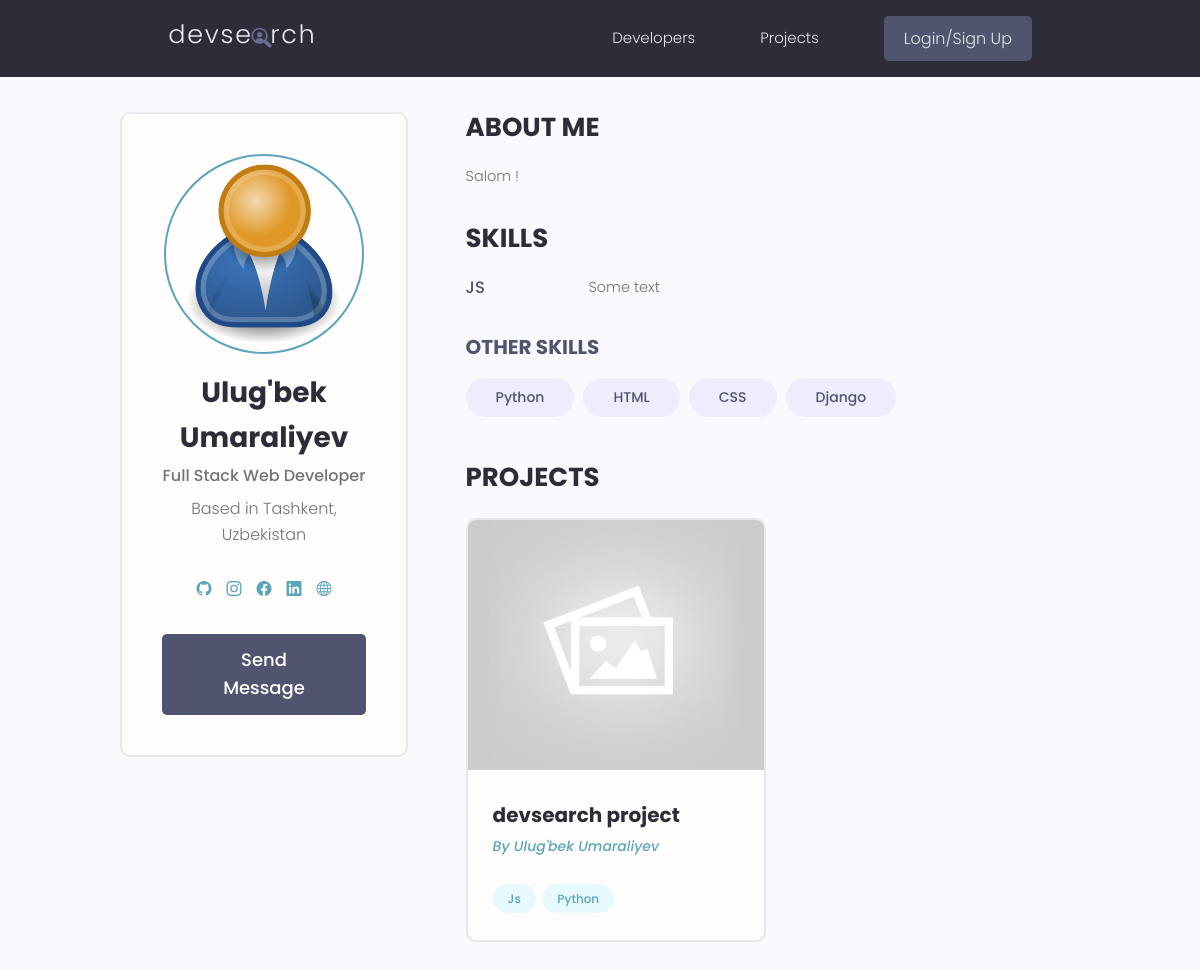
Screenshot of /profiles/account/90a0d471-3ffe-48af-98d5-42cd81593e7b/ with the database file from the repository.
### users/models.py (models this page shows, shortened)
class Profile(AbstractBaseUser, PermissionsMixin):
    email = models.EmailField(max_length=255, unique=True)
    first_name = models.CharField(max_length=255)
    last_name = models.CharField(max_length=255)
    is_staff = models.BooleanField(default=False)
    photo = models.ImageField(upload_to='profile-avatars/', default='devsearch-test/profile-avatars/user-default.png',
                              null=True,
                              blank=True)
    short_intro = models.CharField(max_length=255, null=True, blank=True)
    location = models.CharField(max_length=255, null=True, blank=True)
    description = models.TextField(null=True, blank=True)
    social_instagram = models.URLField(null=True, blank=True)
    social_facebook = models.URLField(null=True, blank=True)
    social_website = models.URLField(null=True, blank=True)
    social_github = models.URLField(null=True, blank=True)
    social_linkedin = models.URLField(null=True, blank=True)
    id = models.UUIDField(default=uuid.uuid4, unique=True, primary_key=True, editable=False)
    created = models.DateTimeField(auto_now_add=True)
    updated = models.DateTimeField(auto_now=True)
    objects = ProfileManager()
    USERNAME_FIELD = 'email'
    REQUIRED_FIELDS = ['first_name', 'last_name']
    @property
    def get_full_name(self):
        return f'{self.first_name} {self.last_name}'

class Skill(models.Model):
    profile = models.ForeignKey(to=Profile, on_delete=models.CASCADE)
    name = models.CharField(max_length=255)
    description = models.TextField(null=True, blank=True)
    id = models.UUIDField(default=uuid.uuid4, unique=True, primary_key=True, editable=False)
    created = models.DateTimeField(auto_now_add=True)
    updated = models.DateTimeField(auto_now=True)

### main/models.py (models this page shows, shortened)
class Project(models.Model):
    owner = models.ForeignKey(to=Profile, on_delete=models.CASCADE)
    title = models.CharField(max_length=255, unique=True)  # unique=True
    description = models.TextField(null=True, blank=True)
    photo = models.ImageField(upload_to='project-photos/',
                              default='devsearch-test/project-photos/project-default.jpg', null=True,
                              blank=True)
    source_code = models.URLField(null=True, blank=True)
    live_demo = models.URLField(null=True, blank=True)
    tags = models.ManyToManyField(to='Tag')
    id = models.UUIDField(default=uuid.uuid4, editable=False, primary_key=True, unique=True)
    created = models.DateTimeField(auto_now_add=True)
    updated = models.DateTimeField(auto_now=True)

class Tag(models.Model):
    name = models.CharField(max_length=255)
    id = models.UUIDField(default=uuid.uuid4, editable=False, primary_key=True, unique=True)
    created = models.DateTimeField(auto_now_add=True)
    updated = models.DateTimeField(auto_now=True)

### users/views.py (the view)
# urls.py: path('account/<str:pk>/', views.account_detail, name='account_detail'),
def account_detail(request, pk):
    profile = models.Profile.objects.get(id=pk)
    dev_skills = profile.skill_set.exclude(description="")
    other_skills = profile.skill_set.filter(description="")
    context = {
        'profile': profile,
        'dev_skills': dev_skills,
        'other_skills': other_skills,
    }
    return render(request, 'users/profile_detail.html', context)

### users/templates/users/profile_detail.html
{% extends 'base.html' %}
{% block content %}
<main class="profile my-md">
    <div class="container">
        <div class="layout">
            <div class="column column--1of3">
                <div class="card text-center">
                    <div class="card__body dev">
                        <img class="avatar avatar--xl" src="{{ profile.photo.url }}"/>
                        <h2 class="dev__name">{{ profile.get_full_name }}</h2>
                        <p class="dev__title">
                            {% if profile.short_intro %}
                            {{ profile.short_intro }}
                            {% endif %}
                        </p>
                        <p class="dev__location">
                            {% if profile.location %}
                            Based in {{ profile.location }}
                            {% endif %}
                        </p>
                        <ul class="dev__social">
                            {% if profile.social_github %}
                            <li>
                                <a title="Github" href="{{ profile.social_github }}" target="_blank">
                                    <i class="bi bi-github"></i>
                                </a>
                            </li>
                            {% endif %}
                            {% if profile.social_instagram %}
                            <li>
                                <a title="Instagram" href="{{ profile.social_instagram }}" target="_blank">
                                    <i class="bi bi-instagram"></i>
                                </a>
                            </li>
                            {% endif %}
                            {% if profile.social_facebook %}
                            <li>
                                <a title="Facebook" href="{{ profile.social_facebook }}" target="_blank">
                                    <i class="bi bi-facebook"></i>
                                </a>
                            </li>
                            {% endif %}
                            {% if profile.social_linkedin %}
                            <li>
                                <a title="LinkedIn" href="{{ profile.social_linkedin }}" target="_blank">
                                    <i class="bi bi-linkedin"></i>
                                </a>
                            </li>
                            {% endif %}
                            {% if profile.social_website %}
                            <li>
                                <a title="Personal Website" href="{{ profile.social_website }}" target="_blank">
                                    <i class="bi bi-globe"></i>
                                </a>
                            </li>
                            {% endif %}
                        </ul>
                        {% if request.user != profile %}
                        <a href="{% url 'users:send_message' pk=profile.id %}" class="btn btn--sub btn--lg">Send Message </a>
                        {% endif %}
                    </div>
                </div>
            </div>
            <div class="column column--2of3">
                <div class="devInfo">
                    <h3 class="devInfo__title">About Me</h3>
                    <p class="devInfo__about">
                        {% if profile.description %}
                        {{ profile.description }}
                        {% else %}
                        No Bio
                        {% endif %}
                    </p>
                </div>
                <div class="devInfo">
                    <h3 class="devInfo__title">Skills</h3>
                    <div class="devInfo__skills">
                        {% for skill in dev_skills %}
                        <div class="devSkill">
                            <h4 class="devSkill__title">{{ skill.name }}</h4>
                            <p class="devSkill__info">
                                {{ skill.description }}
                            </p>
                        </div>
                        {% empty %}
                        No skills
                        {% endfor %}
                        <h3 class="devInfo__subtitle">Other Skills</h3>
                        <div class="devInfo__otherSkills">
                            {% for skill in other_skills %}
                            <span class="tag tag--pill tag--sub tag--lg">
                                <small>{{ skill.name }}</small>
                            </span>
                            {% empty %}
                            No Skills
                            {% endfor %}
                        </div>
                    </div>
                </div>
                <div class="devInfo">
                    <h3 class="devInfo__title">Projects</h3>
                    <div class="grid grid--two">
                        {% for project in profile.project_set.all %}
                        <div class="column">
                            <div class="card project">
                                <a href="{% url 'main:project_detail' pk=project.id %}" class="project">
                                    <img class="project__thumbnail" src="{{ project.photo.url }}" alt="{{ project.title }}"/>
                                    <div class="card__body">
                                        <h3 class="project__title">{{ project.title }}</h3>
                                        <p><a class="project__author" href="{% url 'users:account_detail' pk=project.owner.id %}">By {{ project.owner.get_full_name }}</a></p>
                                        <br>
                                        <div class="project__tags">
                                            {% for tag in project.tags.all %}
                                            <span class="tag tag--pill tag--main">
                                              <small>{{ tag.name }}</small>
                                            </span>
                                            {% endfor %}
                                        </div>
                                    </div>
                                </a>
                            </div>
                        </div>
                        {% endfor %}
                    </div>
                </div>
            </div>
        </div>
    </div>
</main>
{% endblock content %}

### static/styles/app.css (style rules this page uses)
:root { --color-sub: #2d2d39; }
.btn--sub { background-color: var(--color-sub-light); }
.card { border: 2px solid var(--color-light); }
img { width: 100%; }
.profile .card > .dev { padding: 4rem; }
.dev__name { color: var(--color-sub); font-size: 2.8rem; font-weight: 700; margin-top: 1rem; margin-bottom: 0.5rem; }
.dev__title { font-size: 1.6rem; font-weight: 500; line-height: 1.3; }
.dev__location { margin-top: 1rem; }
.dev__social { margin: 3rem 0; list-style: none; display: flex; justify-content: center; gap: 1.5rem; }
.devInfo { margin-bottom: 3rem; }
.devInfo__title, .devInfo__subtitle { font-size: 2.6rem; color: var(--color-sub); text-transform: uppercase; font-weight: 700; margin-bottom: 1.5rem; }
.devInfo__subtitle { font-size: 2rem; color: var(--color-sub-light); }
.devInfo__about, .devSkill__info { font-size: 1.45rem; line-height: 1.7; text-align: justify; }
.devSkill { margin-bottom: 3rem; }
.devSkill__title { font-size: 1.65rem; font-weight: 500; color: var(--color-sub-light); }
@media screen and (min-width: 700px) { .devSkill { display: flex; justify-content: space-between; gap: 3rem; } }
@media screen and (min-width: 700px) { .devSkill__info { flex-basis: 80%; } }
.project__author { font-size: 1.4rem; font-style: italic; }
.project__thumbnail { height: 25rem; object-fit: cover; object-position: top center; }
.project__title { font-size: 2rem; font-weight: 700; color: var(--color-sub); }

### static/uikit/styles/modules/_variables.css (style rules this page uses)
:root { --color-main: #5aa5b9; --color-main-light: #e6faff; --color-sub: #3f4156; --color-sub-light: #51546e; --color-sub-lighter: #ededfd; --color-text: #737373; --color-gray: #8b8b8b; --color-light: #e5e7eb; --color-light-gray: #767676; --color-bg: #f8fafd; --color-white: #fffefd; --color-white-light: #f3f3f3; --color-success: #359e64; --color-success-bg: #def8e8; --color-error: #fc4b0b; --color-error-bg: #fff2ee; --font-base: 'Poppins', arial, helvetica, 'Segoe UI', roboto, ubuntu, sans-serif; --font-monospace: 'Fira Code', 'Courier New', courier, monospace; --font-regular: 300; --font-medium: 500; --font-bold: 700; --generic-shadow: 1px 1px 5px #00000010; --generic-transition: all 0.3s ease-in-out; }

### static/uikit/styles/modules/_base.css (style rules this page uses)
* { margin: 0; padding: 0; box-sizing: border-box; text-rendering: optimizeLegibility; color: inherit; font-size: inherit; }
html { font-size: 50%; }
@media only screen and (min-width: 480px) { html { font-size: 56.25%; } }
@media only screen and (min-width: 1200px) { html { font-size: 62.5%; } }
body { line-height: 1.6; font-weight: 400; font-size: 1.5rem; color: var(--color-text); background-color: var(--color-bg); min-height: 100vh; }

### static/uikit/styles/modules/_typography.css (style rules this page uses)
* { font-family: var(--font-base); }
h2 { font-size: 3.6rem; font-weight: var(--font-bold); }
h3 { font-size: 3.2rem; font-weight: var(--font-medium); }
h4 { font-size: 2.8rem; font-weight: var(--font-medium); }
p, span, strong { font-size: 1.6rem; color: var(--color-text); font-weight: var(--font-regular); }
a { padding-bottom: 2px; text-decoration: none; display: inline-block; color: var(--color-main); font-weight: var(--font-medium); }

### static/uikit/styles/modules/_utilities.css (style rules this page uses)
.container { width: 92%; max-width: 165rem; margin: 0 auto; box-sizing: border-box; }
@media screen and (min-width: 1000px) { .container { width: 90%; } }
@media screen and (min-width: 1200px) { .container { width: 80%; } }
.text-center { text-align: center; }
.my-md { margin: 3rem auto; }

### static/uikit/styles/modules/_avatar.css (style rules this page uses)
.avatar { border-radius: 50%; border: 2px solid var(--color-main); object-fit: cover; }
.avatar--xl { height: 20rem; width: 20rem; }

### static/uikit/styles/modules/_button.css (style rules this page uses)
.btn { display: inline-block; position: relative; cursor: pointer; background-color: var(--color-light); font-weight: var(--font-medium); color: var(--color-sub); text-decoration: none; padding: 1rem 2rem; border-radius: 0.5rem; border: none; width: -webkit-fit-content; width: -moz-fit-content; width: fit-content; height: -webkit-fit-content; height: -moz-fit-content; height: fit-content; font-size: 1.6rem; outline-width: 0; outline-color: transparent; -webkit-backface-visibility: hidden; backface-visibility: hidden; transition: all 0.3s ease-in-out; }
.btn--sub { background-color: var(--color-sub); color: var(--color-white); }
.btn--lg { font-size: 1.8rem; padding: 1.2rem 4.5rem; }

### static/uikit/styles/modules/_card.css (style rules this page uses)
.card { border-radius: 1rem; background-color: var(--color-white); border: 1.5px solid var(--color-light); width: auto; height: auto; margin-top: 0.5rem; margin-bottom: 0.5rem; overflow: hidden; }
.card__body, .card__header { padding: 2rem 2.5rem; }

### rows the page displays
Profile: photo (placeholder picture), get_full_name "Ulug'bek Umaraliyev", short_intro "Full Stack Web Developer", location "Tashkent, Uzbekistan", description "Salom !"
Skill: name "JS", description "Some text"
Skill: name "Python"
Skill: name "HTML"
Skill: name "CSS"
Skill: name "Django"
Project: photo (placeholder picture), title "devsearch project", owner.get_full_name "Ulug'bek Umaraliyev"
Tag: name "Js"
Tag: name "Python"
